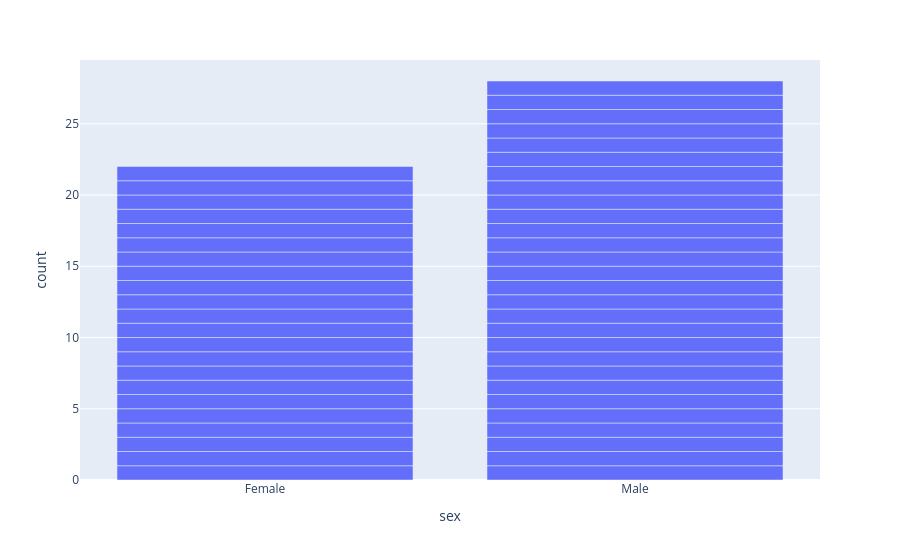

This figure's notebook cell:
### Markdown cell above
We want to know how many Females and Males we have in the dataset. We use `px.bar()` and set x='sex'. 
* Note that several rows share the same value of x (in this case, `sex` variable: female or male). The rectangles are stacked on top of one another by default.

### Code cell
fig = px.bar(df, x="sex")
fig.show()

### Figure 1 — Plotly figure (JSON) as saved in the notebook; plotly's stock layout.template omitted (floating-point values rounded to 4 significant figures)
{"data": [{"hovertemplate": "sex=%{x}<br>count=%{y}<extra></extra>", "legendgroup": "", "marker": {"color": "#636efa", "pattern": {"shape": ""}}, "name": "", "orientation": "v", "showlegend": false, "textposition": "auto", "type": "bar", "x": ["Female", "Female", "Male", "Male", "Male", "Male", "Male", "Female", "Male", "Female", "Male", "Female", "Male", "Male", "Male", "Male", "Male", "Female", "Male", "Female", "Female", "Male", "Female", "Male", "Female", "Female", "Male", "Female", "Male", "Male", "Female", "Male", "Male", "Female", "Female", "Male", "Male", "Male", "Female", "Female", "Female", "Male", "Male", "Male", "Female", "Male", "Male", "Female", "Female", "Female"], "xaxis": "x", "y": [1, 1, 1, 1, 1, 1, 1, 1, 1, 1, 1, 1, 1, 1, 1, 1, 1, 1, 1, 1, 1, 1, 1, 1, 1, 1, 1, 1, 1, 1, 1, 1, 1, 1, 1, 1, 1, 1, 1, 1, 1, 1, 1, 1, 1, 1, 1, 1, 1, 1], "yaxis": "y"}], "layout": {"barmode": "relative", "legend": {"tracegroupgap": 0}, "margin": {"t": 60}, "xaxis": {"anchor": "y", "domain": [0, 1], "title": {"text": "sex"}}, "yaxis": {"anchor": "x", "domain": [0, 1], "title": {"text": "count"}}}}
